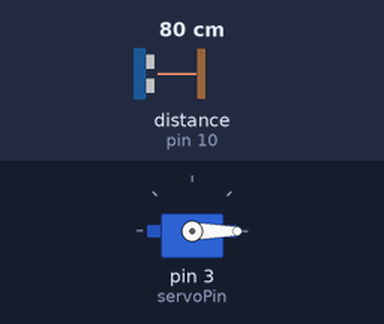
A sketch run on a simulated Arduino Uno, built with avr-gcc and run on an emulated ATmega328P. Parts: servo. Wiring (inferred from the names in the program): ultrasonic range finder: trigger pin 9; echo pin 10. The test bench sets the inputs (shaded band); at power-on: distance to the obstacle (sensor on pin 10) 80 cm. The echo pulse lasts 58.3 µs per cm.

Above: at 2.2 s.
2.3 s: distance to the obstacle (sensor on pin 10) set to 43 cm
3.8 s: distance to the obstacle (sensor on pin 10) set to 36 cm
At 4.4 s:
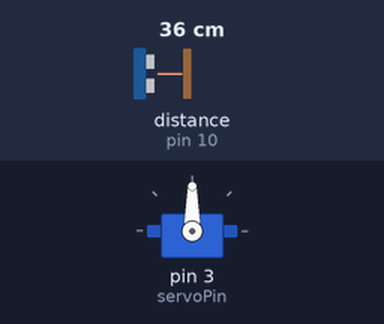
Timing chart, 0 to 11.4 s (numbered marks = the images above; inputs shaded):
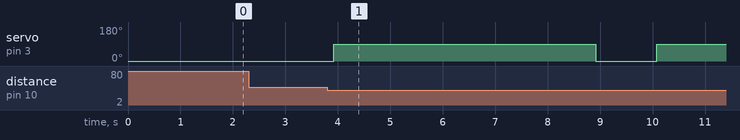

The sketch:

Arduino.ino
```cpp
#include"Arduino.h"
#include <Servo.h>
Servo servo;
int trigPin = 9;
int echoPin = 10;
int servoPin = 3;

long duration, dist, average;
long aver[3];


void setup() {
    servo.attach(servoPin);
    pinMode(trigPin, OUTPUT);
    pinMode(echoPin, INPUT);
    servo.write(0);
    delay(1000);
    servo.detach();
}

void measure() {
digitalWrite(trigPin, LOW);
delayMicroseconds(5);
digitalWrite(trigPin, HIGH);
delayMicroseconds(15);
digitalWrite(trigPin, LOW);
pinMode(echoPin, INPUT);
duration = pulseIn(echoPin, HIGH);
dist = (duration/2) / 29.1;
}
void loop() {
  for (int i=0;i<=2;i++) {
    measure();
   aver[i]=dist;
    delay(50);
  }
 dist=(aver[0]+aver[1]+aver[2])/3;

if ( dist<40 ) {

 servo.attach(servoPin);
  delay(1);
 servo.write(90);
 delay(5000);
 servo.write(0);
 delay(1000);
 servo.detach();
}
} 
```

Measured:
- the behaviour switches between 41 and 40 cm on distance to the obstacle (sensor on pin 10) (found by bisection; images 0 and 1)
- after the input at 2.3 s, every drawn part: stays the same
- after the input at 3.8 s, servo on pin 3 (servoPin): 0° → 90° after 0.12 s, → 0° 5.0 s later, → 90° 1.2 s later
